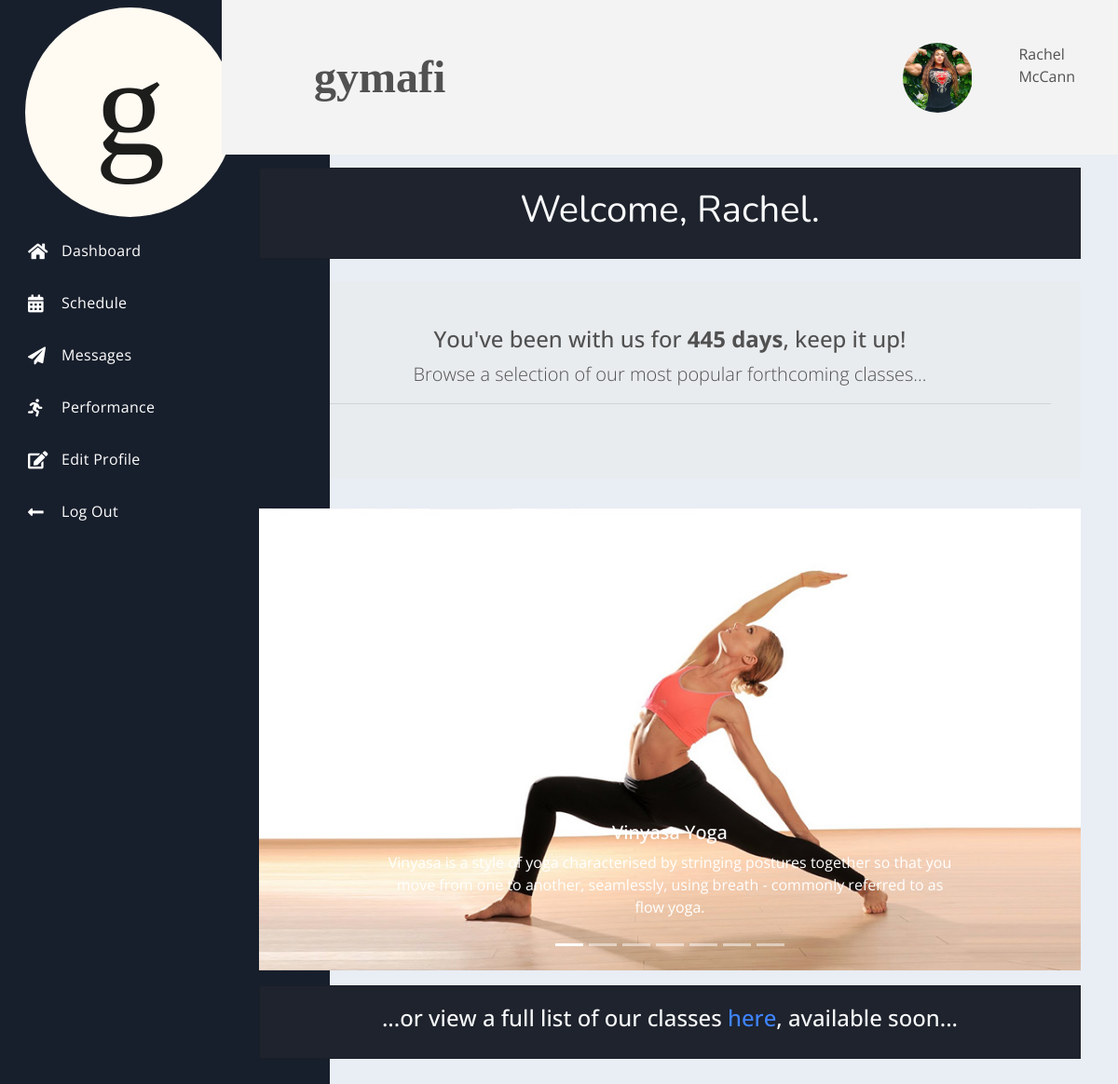
Screenshot of /dash.php (signed in) with the database file from the repository.
### tables this page shows
CREATE TABLE `profile_img` (
  `img_id` int(11) NOT NULL,
  `img_path` varchar(200) NOT NULL DEFAULT '/gymafi/profileimg/placeholderimg.jpeg'
);

CREATE TABLE `users` (
  `id` int(11) NOT NULL,
  `username` varchar(100) DEFAULT NULL,
  `first_name` varchar(200) DEFAULT NULL,
  `last_name` varchar(200) DEFAULT NULL,
  `postcode` varchar(200) DEFAULT NULL,
  `house_number` varchar(255) DEFAULT NULL,
  `phone_number` varchar(14) DEFAULT NULL,
  `email` varchar(100) NOT NULL,
  `pword` varchar(100) NOT NULL,
  `is_admin` int(1) DEFAULT 0,
  `ass_coach_id` int(11) DEFAULT 100,
  `user_status` int(11) NOT NULL DEFAULT 0,
  `date_created` datetime NOT NULL DEFAULT current_timestamp()
);

CREATE TABLE `classes` (
  `id` int(11) NOT NULL,
  `class_name` varchar(200) NOT NULL,
  `class_desc` varchar(1000) NOT NULL,
  `class_info` varchar(10000) NOT NULL,
  `img_path` varchar(100) NOT NULL,
  `coach_id` int(11) NOT NULL
);

### dash.php (the view, shortened to what this page needs)
<?php
    include('conn.php');
    if(!isset($_SESSION['keep_id'])) {
        header('location: index.php');
    } else {
        $id = $_SESSION['keep_id'];
    }
    $read = "SELECT * FROM users WHERE id = $id";
            $result = $conn->query($read);
            while($row = $result->fetch_assoc()) {
                $get_first_name = $row['first_name'];
                $get_last_name = $row['last_name'];
            }
?>
<!DOCTYPE html>
<html lang="en">
<head>
    <link rel="stylesheet" href="https://use.fontawesome.com/releases/v5.4.1/css/all.css">
    <link rel="stylesheet" href="/gymafi/css/spur.css">
    <link rel="stylesheet" href="/gymafi/stylesheet.css">
</head>
<body>
    <div class="dash">
        <div class="dash-nav dash-nav-dark">
            <header>
                <a href="dash.php">
                    <img src="/gymafi/img/gymafi_logo_circle.svg"
                            width="75%" height="75%" class="d-inline-block align-top" alt="">
                </a>
            </header>
            <nav class="dash-nav-list">
                <a href="dash.php" class="dash-nav-item">
                    <i class="fas fa-home"></i> Dashboard </a>
                <a href="schedule.php" class="dash-nav-item">
                    <i class="fas fa-calendar-alt"></i> Schedule </a>
                <a href="messages.php" class="dash-nav-item">
                    <i class="fas fa-paper-plane"></i> Messages </a>
                <a href="performance.php" class="dash-nav-item">
                    <i class="fas fa-running"></i> Performance </a>
                <a href="profile.php" class="dash-nav-item">
                    <i class="fas fa-edit"></i> Edit Profile </a>
                <a href="#!" class="dash-nav-item" data-toggle="modal" data-target="#logoutmodal">
                    <i class="fas fa-long-arrow-alt-left"></i> Log Out </a>
            </nav>
        </div>
        <div class="dash-app">
            <header class="dash-toolbar">
                <div class="tools">
                    <div class="dropdown tools-item">
                    </div>
                </div>
                <div class="col">
                    <a class="navbar-brand font-weight-bold mytitle">gymafi</a>
                </div>
                <div class="row">
                    <?php
                        $img = "SELECT img_path FROM profile_img INNER JOIN users ON profile_img.img_id = users.id WHERE users.id = $id";
                        $displayimg = $conn->query($img);
                        $numrows = $displayimg->num_rows;
                        if ($numrows == 0) {
                            echo '<div class="col">
                                '.$get_first_name.' '.$get_last_name.'
                            </div>';
                        } else {
                            while($row=$displayimg->fetch_assoc()) {
                                $imgdata = $row['img_path'];
                            }
                            echo '
                                <div class="row">
                                    <div class="col">
                                        <a href="profile.php"><img class="myprofilepic" style="width:75px;height:75px;border-radius:50%" src="'.$imgdata.'"></a>
                                    </div>
                                    <div class="col">
                                        <p>'.$get_first_name.' '.$get_last_name.'</p>
                                    </div>
                                </div>
                            ';
                        }
                    ?>
                </div>
            </header>
            <main class="dash-content mt-5 pt-5">
                <div class="container">
                    <div class="card text-center text-light mb-3 bg-dark">
                        <div class="card-body">
                            <?php echo '<h1 class="">Welcome, '.$get_first_name.'.</h1>';?>
                        </div>
                    </div>
                    <?php
                        $read = "SELECT date_created FROM users WHERE id = $id";
                        $result = $conn->query($read);
                        while($row=$result->fetch_assoc()) {
                            $dateadded = $row['date_created'];
                        }
                        $currentdate = date('Y-m-d');
                        $date1 = new DateTime($dateadded);
                        $date2 = new DateTime($currentdate);
                        $diff = $date1->diff($date2)->days;
                        if($diff > 2) {
                            echo '<div class="jumbotron text-center pt-5 mt-4">
                                <h4>You\'ve been with us for <strong> '.$diff.' days</strong>, keep it up!</h4>
                                <p class="lead">Browse a selection of our most popular forthcoming classes...</p>
                                <hr>
                            </div>';
                        } elseif ($diff == 1) {
                            echo '<div class="jumbotron text-center pt-5 mt-4">
                                <h4>You\'ve been with us for <strong> '.$diff.' day</strong> so far, we hope you have a long journey with us.</h4>
                                <p class="lead">Browse a selection of our most popular forthcoming classes...</p>
                                <hr>
                            </div>';
                        } elseif ($diff == 0) {
                            echo '<div class="jumbotron text-center pt-5 mt-4">
                                <h4>You\'ve just joined us. Welcome to the family.</h4>
                                <p class="lead">Browse a selection of our most popular forthcoming classes...</p>
                                <hr>
                            </div>';
                        }
                    $read = "SELECT * FROM classes WHERE id = 1";
                    $result = $conn->query($read);
                    while($row = $result->fetch_assoc()) {
                        $get_id1 = $conn->real_escape_string($row['id']);
                        $get_class_name1 = $conn->real_escape_string($row['class_name']);
                        $get_class_desc1 = $conn->real_escape_string($row['class_desc']);
                        $get_img1 = $conn->real_escape_string($row['img_path']);
                    }
                    $read = "SELECT * FROM classes WHERE id = 2";
                    $result = $conn->query($read);
                    while($row = $result->fetch_assoc()) {
                        $get_id2 = $conn->real_escape_string($row['id']);
                        $get_class_name2 = $conn->real_escape_string($row['class_name']);
                        $get_class_desc2 = $conn->real_escape_string($row['class_desc']);
                        $get_img2 = $conn->real_escape_string($row['img_path']);
                    }
                    $read = "SELECT * FROM classes WHERE id = 3";
                    $result = $conn->query($read);
                    while($row = $result->fetch_assoc()) {
                        $get_id3 = $conn->real_escape_string($row['id']);
                        $get_class_name3 = $conn->real_escape_string($row['class_name']);
                        $get_class_desc3 = $conn->real_escape_string($row['class_desc']);
                        $get_img3 = $conn->real_escape_string($row['img_path']);
                    }
                    $read = "SELECT * FROM classes WHERE id = 4";
                    $result = $conn->query($read);
                    while($row = $result->fetch_assoc()) {
                        $get_id4 = $conn->real_escape_string($row['id']);
                        $get_class_name4 = $conn->real_escape_string($row['class_name']);
                        $get_class_desc4 = $conn->real_escape_string($row['class_desc']);
                        $get_img4 = $conn->real_escape_string($row['img_path']);
                    }
                    $read = "SELECT * FROM classes WHERE id = 5";
                    $result = $conn->query($read);
                    while($row = $result->fetch_assoc()) {
                        $get_id5 = $conn->real_escape_string($row['id']);
                        $get_class_name5 = $conn->real_escape_string($row['class_name']);
                        $get_class_desc5 = $conn->real_escape_string($row['class_desc']);
                        $get_img5 = $conn->real_escape_string($row['img_path']);
                    }
                    $read = "SELECT * FROM classes WHERE id = 6";
                    $result = $conn->query($read);
                    while($row = $result->fetch_assoc()) {
                        $get_id6 = $conn->real_escape_string($row['id']);
                        $get_class_name6 = $conn->real_escape_string($row['class_name']);
                        $get_class_desc6 = $conn->real_escape_string($row['class_desc']);
                        $get_img6 = $conn->real_escape_string($row['img_path']);
                    }
                    $read = "SELECT * FROM classes WHERE id = 7";
                    $result = $conn->query($read);
                    while($row = $result->fetch_assoc()) {
                        $get_id7 = $conn->real_escape_string($row['id']);
                        $get_class_name7 = $conn->real_escape_string($row['class_name']);
                        $get_class_desc7 = $conn->real_escape_string($row['class_desc']);
                        $get_img7 = $conn->real_escape_string($row['img_path']);
                    }
                    $read = "SELECT * FROM classes WHERE id = 8";
                    $result = $conn->query($read);
                    while($row = $result->fetch_assoc()) {
                        $get_id8 = $conn->real_escape_string($row['id']);
                        $get_class_name8 = $conn->real_escape_string($row['class_name']);
                        $get_class_desc8 = $conn->real_escape_string($row['class_desc']);
                        $get_img8 = $conn->real_escape_string($row['img_path']);
                    }
                    echo '
                    <div id="carouselExampleCaptions" class="carousel slide mb-3" data-ride="carousel" data-interval="8000">
                        <ol class="carousel-indicators">
                            <li data-target="#carouselExampleCaptions" data-slide-to="0" class="active"></li>
                            <li data-target="#carouselExampleCaptions" data-slide-to="1"></li>
                            <li data-target="#carouselExampleCaptions" data-slide-to="2"></li>
                            <li data-target="#carouselExampleCaptions" data-slide-to="3"></li>
                            <li data-target="#carouselExampleCaptions" data-slide-to="4"></li>
                            <li data-target="#carouselExampleCaptions" data-slide-to="5"></li>
                            <li data-target="#carouselExampleCaptions" data-slide-to="6"></li>
                        </ol>
                        <div class="carousel-inner">
                            <div class="carousel-item active">
                                <a href="classes.php?id='.$get_id1.'"><img src="'.$get_img1.'" class="d-block w-100" alt="..."></a>
                                <div class="carousel-caption d-none d-md-block">
                                    <h5>'.$get_class_name1.'</h5>
                                    <p>'.$get_class_desc1.'</p>
                                </div>
                            </div>
                                <a href="classes.php?id='.$get_id2.'"><img src="'.$get_img2.'" class="d-block w-100" alt="..."></a>
                                    <h5>'.$get_class_name2.'</h5>
                                    <p>'.$get_class_desc2.'</p>
                                <a href="classes.php?id='.$get_id3.'"><img src="'.$get_img3.'" class="d-block w-100" alt="..."></a>
                                    <h5>'.$get_class_name3.'</h5>
                                    <p>'.$get_class_desc3.'</p>
                                <a href="classes.php?id='.$get_id4.'"><img src="'.$get_img4.'" class="d-block w-100" alt="..."></a>
                                    <h5>'.$get_class_name4.'</h5>
                                    <p>'.$get_class_desc4.'</p>
                                <a href="classes.php?id='.$get_id5.'"><img src="'.$get_img5.'" class="d-block w-100" alt="..."></a>
                                    <h5>'.$get_class_name5.'</h5>
                                    <p>'.$get_class_desc5.'</p>
                                <a href="classes.php?id='.$get_id6.'"><img src="'.$get_img6.'" class="d-block w-100" alt="..."></a>
                                    <h5>'.$get_class_name6.'</h5>
                                    <p>'.$get_class_desc6.'</p>
                                <a href="classes.php?id='.$get_id7.'"><img src="'.$get_img7.'" class="d-block w-100" alt="..."></a>
                                    <h5>'.$get_class_name7.'</h5>
                                    <p>'.$get_class_desc7.'</p>
                                <a href="classes.php?id='.$get_id8.'"><img src="'.$get_img8.'" class="d-block w-100" alt="..."></a>
                                    <h5>'.$get_class_name8.'</h5>
                                    <p>'.$get_class_desc8.'</p>
                        </div>
                        <a class="carousel-control-prev" href="#carouselExampleCaptions" role="button" data-slide="prev">
                            <span class="carousel-control-prev-icon" aria-hidden="true"></span>
                        </a>
                        <a class="carousel-control-next" href="#carouselExampleCaptions" role="button" data-slide="next">
                            <span class="carousel-control-next-icon" aria-hidden="true"></span>
                        </a>
                    </div>
                    ';
                    ?>
                    <div class="card text-center text-light bg-dark">
                        <div class="card-body">
                            <h4>...or view a full list of our classes <a href="classeslist.php">here</a>, available soon...</h4>
                        </div>
                    </div>
                </div>
                <br>
            </main>
        </div>
    </div>
</body>
</html>

### stylesheet.css (style rules this page uses)
html { font-family: -apple-system, BlinkMacSystemFont, 'Segoe UI', Roboto, Oxygen, Ubuntu, Cantarell, 'Open Sans', 'Helvetica Neue', sans-serif; }
.navbar-brand { padding: 0 15px; height: 150px; line-height: 150px; }
.mytitle { font-family: 'Times New Roman', Times, serif; font-size: 3em; }
.myprofilepic { object-fit: contain; }

### rows the page displays
profile_img: img_path (picture)
users: first_name "Rachel", last_name "McCann"
classes: img_path (picture), class_name "Vinyasa Yoga", class_desc "Vinyasa is a style of yoga characterised by stringing postures together so that you move from one to another, seamlessly, using breath - commonly referred to as flow yoga."
